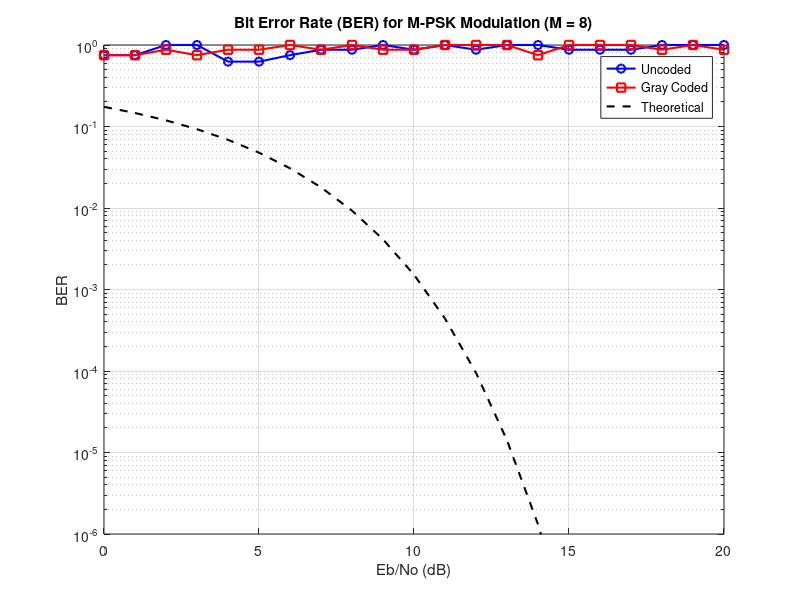
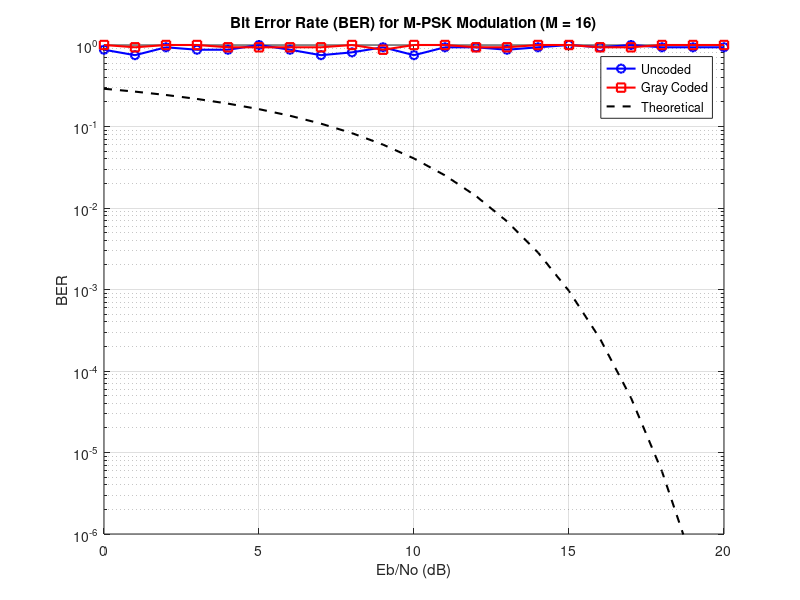
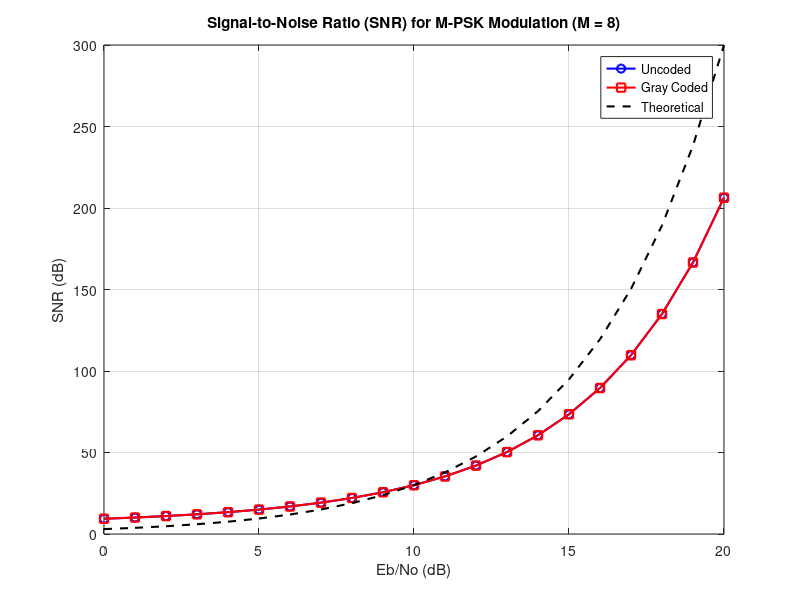
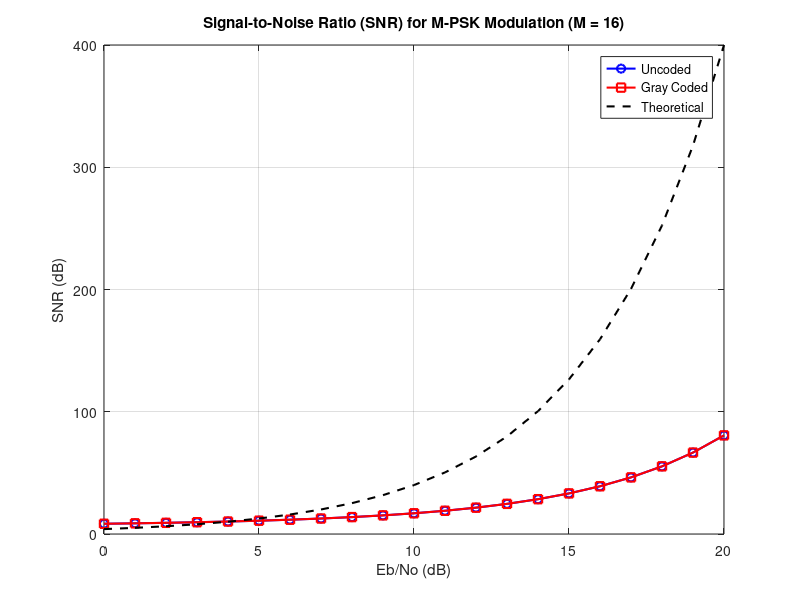

Here is the MATLAB script that generated these plots, in order:
% Function to generate M-PSK constellation symbols
generate_symbols = @(M) exp(1j * (2 * pi * (0:M-1) / M + pi/M));

% Function to perform Gray coding for M-PSK
gray_coding = @(symbols, M) mod(floor(symbols / 2) + mod(symbols, 2) * M / 2, M);

% Function to calculate theoretical BER for M-PSK modulation
calculate_theoretical_BER = @(EbNo, M) 0.5 * erfc(sqrt(EbNo * log2(M)) * sin(pi/M));

% Function to calculate theoretical SNR for M-PSK modulation
calculate_theoretical_SNR = @(EbNo, M) EbNo * log2(M);

% Desired BER
desired_BER = 1e-6;

% Eb/No values (in dB)
EbNo_dB = 0:1:20;
EbNo = 10.^(EbNo_dB / 10); % Convert to linear scale

% Modulation orders
M_values = [8, 16];

% Loop through each modulation order
for M = M_values
    % Generate symbols without Gray coding
    symbols = generate_symbols(M);

    % Generate symbols with Gray coding
    gray_symbols = generate_symbols(M) .* exp(1j * (pi/M * (gray_coding(0:M-1, M)')));

    % Calculate theoretical BER
    theoretical_BER = calculate_theoretical_BER(EbNo, M);

    % BER calculation for uncoded M-PSK
    BER_uncoded = zeros(size(EbNo));
    for i = 1:length(EbNo)
        noise = 1/sqrt(2) * (randn(1, length(symbols)) + 1j * randn(1, length(symbols))); % AWGN noise
        received_symbols = symbols + sqrt(EbNo(i)) * noise;
        [~, min_indices] = min(abs(received_symbols - symbols.'), [], 1);
        errors = sum(min_indices ~= (0:M-1));
        BER_uncoded(i) = errors / (length(symbols));
    end

    % BER calculation for Gray coded M-PSK
    BER_gray = zeros(size(EbNo));
    for i = 1:length(EbNo)
        noise = 1/sqrt(2) * (randn(1, length(gray_symbols)) + 1j * randn(1, length(gray_symbols))); % AWGN noise
        received_symbols = gray_symbols + sqrt(EbNo(i)) * noise;
        [~, min_indices] = min(abs(received_symbols - symbols.'), [], 1);
        errors = sum(min_indices ~= gray_coding(0:M-1, M));
        BER_gray(i) = errors / (length(gray_symbols));
    end

    % Plot BER curves
    figure;
    semilogy(EbNo_dB, BER_uncoded, 'bo-', 'LineWidth', 1.5);
    hold on;
    semilogy(EbNo_dB, BER_gray, 'rs-', 'LineWidth', 1.5);
    semilogy(EbNo_dB, theoretical_BER, 'k--', 'LineWidth', 1.5);
    grid on;
    xlabel('Eb/No (dB)');
    ylabel('BER');
    title(['Bit Error Rate (BER) for M-PSK Modulation (M = ' num2str(M) ')']);
    legend('Uncoded', 'Gray Coded', 'Theoretical');
    ylim([1e-6 1]);
    xlim([0 20]);
    hold off;
end

% Loop through each modulation order
for M = M_values
    % Generate symbols without Gray coding
    symbols = generate_symbols(M);

    % Generate symbols with Gray coding
    gray_symbols = generate_symbols(M) .* exp(1j * (pi/M * (gray_coding(0:M-1, M)')));

    % Calculate theoretical BER
    theoretical_BER = calculate_theoretical_BER(EbNo, M);

    % Calculate theoretical SNR
    theoretical_SNR = calculate_theoretical_SNR(EbNo, M);

    % SNR calculation for uncoded M-PSK
    SNR_uncoded = 10*log10(1./(theoretical_BER*(2/log2(M))));

    % SNR calculation for Gray coded M-PSK
    SNR_gray = 10*log10(1./(theoretical_BER*(2/log2(M))));

    % Plot SNR curves
    figure;
    plot(EbNo_dB, SNR_uncoded, 'bo-', 'LineWidth', 1.5);
    hold on;
    plot(EbNo_dB, SNR_gray, 'rs-', 'LineWidth', 1.5);
    plot(EbNo_dB, theoretical_SNR, 'k--', 'LineWidth', 1.5);
    grid on;
    xlabel('Eb/No (dB)');
    ylabel('SNR (dB)');
    title(['Signal-to-Noise Ratio (SNR) for M-PSK Modulation (M = ' num2str(M) ')']);
    legend('Uncoded', 'Gray Coded', 'Theoretical');
    xlim([0 20]);
    hold off;

    fprintf('Modulation Order M = %d\n', M);
    fprintf('----------------------------------------------------\n');
    fprintf('Eb/No (dB)\tUncoded SNR (linear)\tUncoded SNR (dB)\tGray Coded SNR (linear)\tGray Coded SNR (dB)\n');
    for i = 1:length(EbNo_dB)
        fprintf('%8.2f\t\t%12.6f\t\t%10.2f\t\t%16.6f\t\t%14.2f\n', EbNo_dB(i), 10^(SNR_uncoded(i)/10), SNR_uncoded(i), 10^(SNR_gray(i)/10), SNR_gray(i));
    end
    fprintf('\n');
end



